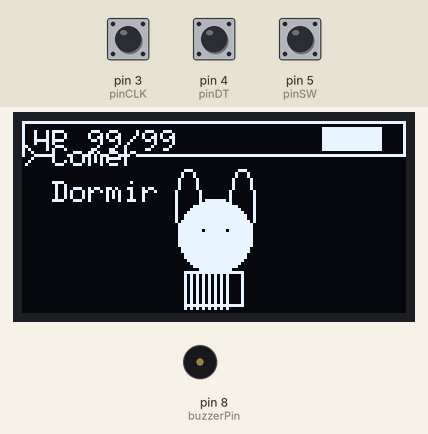
Bench run of a sketch on a simulated Arduino Uno, built with avr-gcc and run on an emulated ATmega328P. On the bench: 128×64 one-colour display, buzzer (waves = sounding). The test bench sets the inputs (shaded band); at power-on: pin 3 (pinCLK) HIGH, pin 5 (pinSW) HIGH, pin 4 (pinDT) HIGH. What the sketch prints to the serial monitor is not drawn.

Above: at 1.2 s.
1.3 s: pin 3 (pinCLK) pulled LOW for 0.15 s
At 2.0 s:
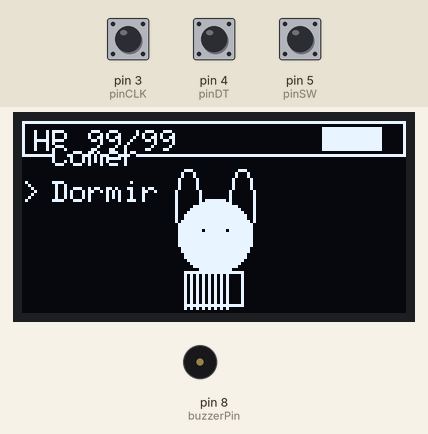
2.9 s: pin 3 (pinCLK) pulled LOW for 1 s
At 3.5 s:
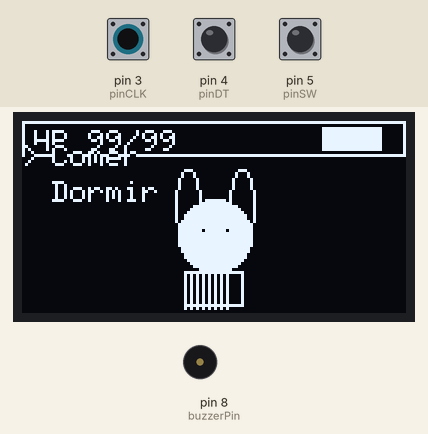
5.4 s: pin 5 (pinSW) pulled LOW for 0.15 s
7.0 s: pin 3 (pinCLK) driven LOW and pin 5 (pinSW) driven LOW
At 7.44 s:
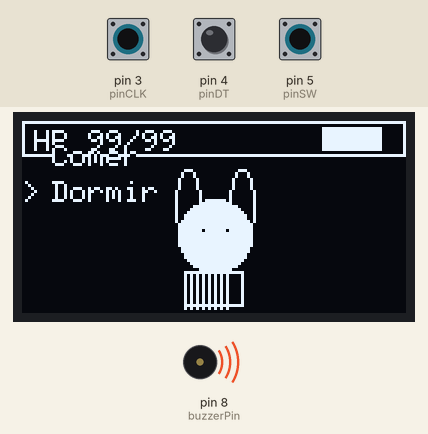
9.2 s: pin 5 (pinSW) pulsed HIGH 2 times (0.12 s each, 0.3 s apart)
Timing chart, 0 to 13.8 s (numbered marks = the images above; inputs shaded):
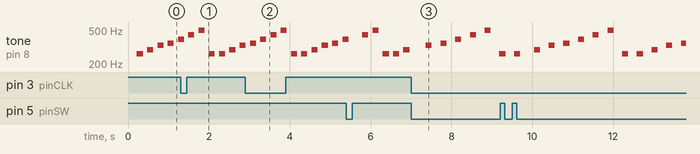

Measured:
- after the input at 1.3 s, the display: first differs from a run without the input after 0.09 s (image 1 shows a later state)
- after the input at 2.9 s, the display: first differs from a run without the input after 0.12 s (image 2 shows a later state)
- by itself, tone on pin 8 (buzzerPin): plays 262 Hz for 0.15 s, 294 Hz for 0.15 s, 330 Hz for 0.15 s, 349 Hz for 0.15 s, 392 Hz for 0.15 s, 440 Hz for 0.15 s … (12 notes in this stretch)

The sketch:

PantallaBuzzerEnconder_prueva_v01.ino
```cpp
#include <Arduino.h>
#include <U8g2lib.h>
#include <SPI.h>

// --- OLED SPI ---
// SW SPI: CS=12, DC=11, RESET=13, CLK=10, DIN=9
U8G2_SSD1309_128X64_NONAME0_F_4W_SW_SPI u8g2(U8G2_R0, 10, 9, 12, 11, 13);

// --- Buzzer ---
const int buzzerPin = 8;

// --- Encoder ---
const int pinCLK = 3;
const int pinDT  = 4;
const int pinSW  = 5;
int estadoAnteriorCLK;
int seleccion = 0;

// --- Menú ---
const char* menu[] = {"Comer", "Dormir"};
int numOpciones = 2;

// --- Animación ---
int salto = 0;

// --- Notas ---
int notas[] = {262, 294, 330, 349, 392, 440, 494, 262};
int numNotas = 8;
int indiceNota = 0;
unsigned long tiempoNotaAnterior = 0;

void setup() {
  Serial.begin(9600);

  // --- OLED ---
  u8g2.begin();
  u8g2.setContrast(255);

  // --- Pines ---
  pinMode(buzzerPin, OUTPUT);
  pinMode(pinCLK, INPUT_PULLUP);
  pinMode(pinDT, INPUT_PULLUP);
  pinMode(pinSW, INPUT_PULLUP);

  estadoAnteriorCLK = digitalRead(pinCLK);

  Serial.println("=== Menu con Encoder y Animacion ===");
}

void loop() {
  // --- ENCODER ---
  int estadoActualCLK = digitalRead(pinCLK);
  if (estadoAnteriorCLK == HIGH && estadoActualCLK == LOW) {
    if (digitalRead(pinDT) == HIGH) {
      seleccion++;
      if (seleccion >= numOpciones) seleccion = 0;
    } else {
      seleccion--;
      if (seleccion < 0) seleccion = numOpciones - 1;
    }
  }
  estadoAnteriorCLK = estadoActualCLK;

  if (digitalRead(pinSW) == LOW) {
    Serial.print("Opción seleccionada: ");
    Serial.println(menu[seleccion]);
    delay(300); // anti-rebote
  }

  // --- ANIMACION Y MENU EN OLED ---
  u8g2.clearBuffer();

  // Barra superior (HP)
  u8g2.setDrawColor(1);
  u8g2.drawFrame(0, 0, 128, 12);
  u8g2.setFont(u8g2_font_6x10_tf);
  u8g2.drawStr(4, 10, "HP 99/99");
  u8g2.drawBox(100, 2, 20, 8);

  // Animación conejo
  u8g2.drawEllipse(55, 30 + salto, 4, 12, U8G2_DRAW_ALL);
  u8g2.drawEllipse(73, 30 + salto, 4, 12, U8G2_DRAW_ALL);
  u8g2.drawDisc(64, 40 + salto, 12, U8G2_DRAW_ALL);
  u8g2.setDrawColor(0);
  u8g2.drawPixel(60, 38 + salto);
  u8g2.drawPixel(68, 38 + salto);
  u8g2.setDrawColor(1);
  for(int i = 0; i < 15; i += 2) {
    u8g2.drawLine(54 + i, 52 + salto, 54 + i, 64 + salto);
  }
  u8g2.drawFrame(54, 52 + salto, 20, 12);

  // Menú en OLED
  u8g2.setFont(u8g2_font_6x10_tf);
  for (int i = 0; i < numOpciones; i++) {
    int y = 15 + i*12;  // Posición vertical
    if (i == seleccion) {
      u8g2.drawStr(0, y, ">");  // Triangulo
    }
    u8g2.drawStr(10, y, menu[i]);
  }

  u8g2.sendBuffer();

  // --- Animación salto ---
  salto = (salto == 0) ? -2 : 0;

  // --- Musica de fondo ---
  unsigned long tiempoActual = millis();
  if (tiempoActual - tiempoNotaAnterior > 200) {
    tiempoNotaAnterior = tiempoActual;
    tone(buzzerPin, notas[indiceNota], 150);
    indiceNota++;
    if (indiceNota >= numNotas) indiceNota = 0;
  }
}
```
